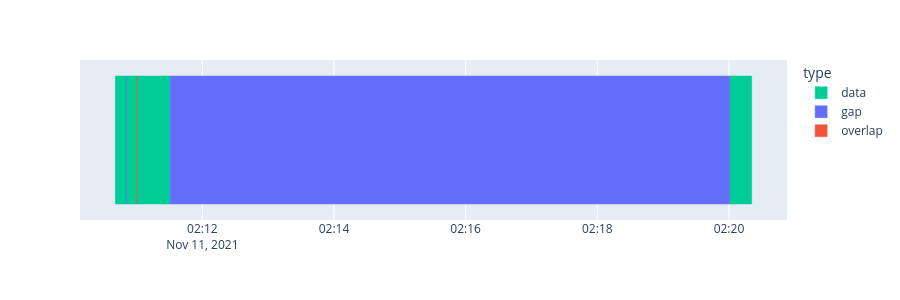

The notebook cell this image was saved under:
### Markdown cell above
`delta` is the **jump**: how far the axis lands from where the previous
sample said it should, one sampling interval later. A perfectly continuous
seam therefore has a jump of zero, a gap a positive one, and an overlap a
negative one. (These are the *Delta* of `obspy.Stream.get_gaps`.)

Reading the three rows, at 62.5 Hz (a sampling interval of 8 ms):

- a **1 ms gap** — far below one sample, so this is just NTP jitter;
- an **11 ms overlap** — the axis goes *backwards*, most likely an NTP
  resynchronization stepping the clock back. This is the row that broke the
  monotonicity;
- a **gap of 8 min 30 s** — that one is real: data is genuinely missing.

The same information, drawn:

### Code cell
xd.plot_availability(ntp, dim="time", height=300)

### Figure 1 — Plotly figure (JSON) as saved in the notebook; plotly's stock layout.template omitted (floating-point values rounded to 4 significant figures)
{"data": [{"base": ["2021-11-11T02:10:40.693000192", "2021-11-11T02:10:50.694000128", "2021-11-11T02:11:00.683000064", "2021-11-11T02:20:00.688000000"], "hovertemplate": "type=data<br>start_value=%{base}<br>end_value=%{x}<br>name=%{y}<extra></extra>", "legendgroup": "data", "marker": {"color": "#00CC96", "line": {"color": "#00CC96"}, "pattern": {"shape": ""}}, "name": "data", "orientation": "h", "showlegend": true, "textposition": "auto", "type": "bar", "x": [9992, 9992, 29992, 19992], "xaxis": "x", "y": ["", "", "", ""], "yaxis": "y"}, {"base": ["2021-11-11T02:10:50.685000192", "2021-11-11T02:11:30.675000064"], "hovertemplate": "type=gap<br>start_value=%{base}<br>end_value=%{x}<br>name=%{y}<extra></extra>", "legendgroup": "gap", "marker": {"color": "#636EFA", "line": {"color": "#636EFA"}, "pattern": {"shape": ""}}, "name": "gap", "orientation": "h", "showlegend": true, "textposition": "auto", "type": "bar", "x": [8, 510012], "xaxis": "x", "y": ["", ""], "yaxis": "y"}, {"base": ["2021-11-11T02:11:00.686000128"], "hovertemplate": "type=overlap<br>start_value=%{base}<br>end_value=%{x}<br>name=%{y}<extra></extra>", "legendgroup": "overlap", "marker": {"color": "#EF553B", "line": {"color": "#EF553B"}, "pattern": {"shape": ""}}, "name": "overlap", "orientation": "h", "showlegend": true, "textposition": "auto", "type": "bar", "x": [-3], "xaxis": "x", "y": [""], "yaxis": "y"}], "layout": {"barmode": "overlay", "height": 300, "legend": {"title": {"text": "type"}, "tracegroupgap": 0}, "margin": {"t": 60}, "xaxis": {"anchor": "y", "domain": [0.0, 1.0], "type": "date"}, "yaxis": {"anchor": "x", "domain": [0.0, 1.0], "title": {"text": ""}}}}
